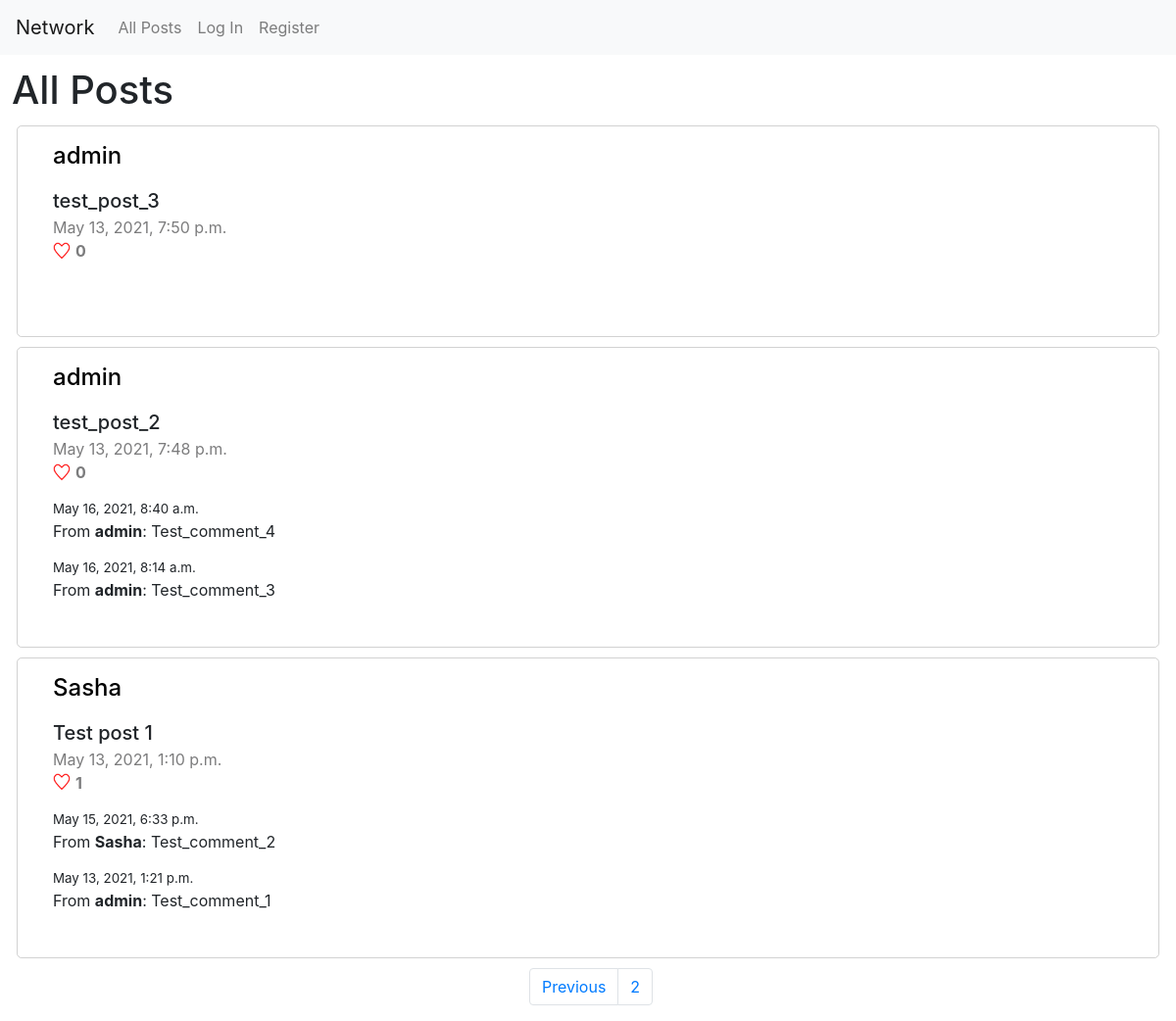
Screenshot of /?page=2 with the database file from the repository.
### network/models.py (models this page shows, shortened)
class Post(models.Model):
    author = models.ForeignKey(User, on_delete=models.CASCADE, related_name="posted_posts") # need to bee filled (check)
    text = models.TextField(max_length=255)
    timestamp = models.DateTimeField(auto_now_add=True)
    likes = models.ManyToManyField(User, blank=True, null=True, related_name='liked_posts')

class User(AbstractUser):
    followers = models.ManyToManyField("self", blank=True, null=True, symmetrical=False, related_name='+')
    follow_to = models.ManyToManyField('self', blank=True, null=True, symmetrical=False, related_name='+')

class Comment(models.Model):
    on_post = models.ForeignKey(Post, on_delete=models.CASCADE, related_name="comments")
    author = models.ForeignKey(User, on_delete=models.CASCADE, related_name="posted_comments") # need to bee filled (check)
    text = models.TextField(max_length=255)
    timestamp = models.DateTimeField(auto_now_add=True)
    likes = models.ManyToManyField(User, blank=True, null=True, related_name='liked_comments')

### network/views.py (the view, shortened to what this page needs)
# urls.py: path("", views.index, name="index"),
def index(request):
    posts_no_likes_count = Post.objects.all().order_by('-timestamp')
    posts = []
    for post in posts_no_likes_count:
        likes_count = post.likes.all().count()
        liked_post = False
        post_comments = [comment for comment in post.comments.all().order_by('-timestamp')]
        if request.user in post.likes.all(): liked_post = True
        posts.append((post, likes_count, liked_post, post_comments))
    paginator = Paginator(posts, 10)
    page_number = request.GET.get('page')
    posts = paginator.get_page(page_number)
    return render(request, "network/index.html", {
        'post_form': NewPostForm(),
        'posts': posts
    })

### network/templates/network/index.html (shortened to what this page needs)
{% extends "network/layout.html" %}
{% load static %}
{% block body %}
    <h1>All Posts</h1>
    <div id="posts_view" class="post_view">
        {% if posts %}
            {% for post, likes_count, liked_post, post_comments in posts %}
                <div class="post_area" id="post_{{ post.pk }}" data-post_id="{{ post.pk }}">
                    <p><h4><a href="/user/{{ post.author.pk }}" style='color:black'>{{ post.author.username }}</a></h4></p>
                    <div id="edit_box_{{ post.pk }}">
                        <div class="lh-sm" id='post_text_{{ post.pk }}'>{{ post.text }}</div>
                    </div>
                    <div class="grey">{{ post.timestamp }}</div>
                    {% if liked_post %}
                        <div class="grey"><img style="vertical-align: -12%; margin-right: 5px;" src="{% static 'network/filled_hart.png' %}" alt="like" width="18px" style="margin-right: 3px;" class="hart" id='hart_{{ post.pk }}' data-post_id="{{ post.pk }}" data-liked="true" data-is_auth="{{ user.is_authenticated }}"><b id="likes_count_{{ post.pk }}">{{ likes_count }}</b></div>
                    {% else %}
                        <div class="grey"><img style="vertical-align: -12%; margin-right: 5px;" src="{% static 'network/empty_hart.png' %}" alt="like" width="18px" style="margin-right: 3px;" class="hart" id='hart_{{ post.pk }}' data-post_id="{{ post.pk }}" data-liked="false" data-is_auth="{{ user.is_authenticated }}"><b id="likes_count_{{ post.pk }}">{{ likes_count }}</b></div>
                    {% endif %}
                    {% for comment in post_comments %}
                        <p id="comment_{{ comment.pk }}">
                            <div style="font-size: smaller;">{{ comment.timestamp }}</div>
                            <div>From <b>{{ comment.author.username }}</b>: {{ comment.text }}</div>
                        </p>
                    {% endfor %}
                </div>
            {% endfor %}
        {% endif %}
    </div>
    <nav aria-label="Page navigation example" style="margin: 10px; text-align: center; margin-left: 45%;">
        <ul class="pagination">
            {% if posts.has_previous %}
                <li class="page-item"><a class="page-link" href="?page={{ posts.previous_page_number }}">Previous</a></li>
            {% endif %}
            <li class="page-item"><a class="page-link" href="#">{{ posts.number }}</a></li>
        </ul>
      </nav>
{% endblock %}

### network/static/network/styles.css (style rules this page uses)
.body > h1 { margin: 12px; }
.post_area { border: 1px solid #7c7c7d57; border-radius: 5px; margin-top: 10px; margin-left: 17px; margin-right: 17px; padding-left: 3%; padding-right: 3%; padding-bottom: 2.5%; min-height: 216px; }
.lh-sm { font-size: 20px; font-weight: 500; }
.grey { color: #7c7c7d; }

### rows the page displays
Post: author.username "admin", text "test_post_3", timestamp "May 13, 2021, 7:50 p.m.", likes_count "0"
Post: author.username "admin", text "test_post_2", timestamp "May 13, 2021, 7:48 p.m.", likes_count "0"
Comment: timestamp "May 16, 2021, 8:40 a.m.", author.username "admin", text "Test_comment_4"
Comment: timestamp "May 16, 2021, 8:14 a.m.", author.username "admin", text "Test_comment_3"
Post: author.username "Sasha", text "Test post 1", timestamp "May 13, 2021, 1:10 p.m.", likes_count "1"
Comment: timestamp "May 15, 2021, 6:33 p.m.", author.username "Sasha", text "Test_comment_2"
Comment: timestamp "May 13, 2021, 1:21 p.m.", author.username "admin", text "Test_comment_1"

### other values shown
{{ posts.number }} "2"
